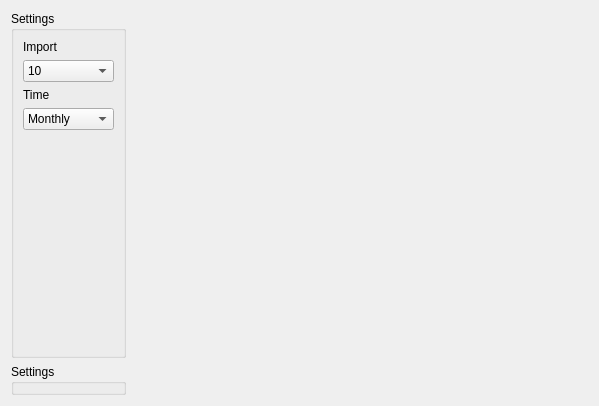
<?xml version="1.0" encoding="UTF-8"?>
<ui version="4.0">
 <class>PlotsStats</class>
 <widget class="QWidget" name="PlotsStats">
  <property name="geometry">
   <rect>
    <x>0</x>
    <y>0</y>
    <width>599</width>
    <height>406</height>
   </rect>
  </property>
  <property name="windowTitle">
   <string>Form</string>
  </property>
  <layout class="QVBoxLayout" name="verticalLayout" stretch="1,1">
   <item>
    <layout class="QHBoxLayout" name="qhl_histograms" stretch="1,2,2">
     <item>
      <widget class="QGroupBox" name="groupBox">
       <property name="title">
        <string>Settings</string>
       </property>
       <layout class="QVBoxLayout" name="verticalLayout_2">
        <item>
         <widget class="QLabel" name="label_2">
          <property name="text">
           <string>Import</string>
          </property>
         </widget>
        </item>
        <item>
         <widget class="QComboBox" name="qcb_plots_histograms_import">
          <property name="currentText">
           <string>10</string>
          </property>
          <item>
           <property name="text">
            <string>10</string>
           </property>
          </item>
          <item>
           <property name="text">
            <string>50</string>
           </property>
          </item>
          <item>
           <property name="text">
            <string>100</string>
           </property>
          </item>
          <item>
           <property name="text">
            <string>200</string>
           </property>
          </item>
          <item>
           <property name="text">
            <string>500</string>
           </property>
          </item>
          <item>
           <property name="text">
            <string>1000</string>
           </property>
          </item>
         </widget>
        </item>
        <item>
         <widget class="QLabel" name="label">
          <property name="text">
           <string>Time</string>
          </property>
         </widget>
        </item>
        <item>
         <widget class="QComboBox" name="qcb_plots_histograms_time">
          <property name="currentIndex">
           <number>1</number>
          </property>
          <item>
           <property name="text">
            <string>Weekly</string>
           </property>
          </item>
          <item>
           <property name="text">
            <string>Monthly</string>
           </property>
          </item>
          <item>
           <property name="text">
            <string>Yearly</string>
           </property>
          </item>
         </widget>
        </item>
        <item>
         <spacer name="verticalSpacer_2">
          <property name="orientation">
           <enum>Qt::Orientation::Vertical</enum>
          </property>
          <property name="sizeHint" stdset="0">
           <size>
            <width>20</width>
            <height>29</height>
           </size>
          </property>
         </spacer>
        </item>
       </layout>
      </widget>
     </item>
     <item>
      <layout class="QVBoxLayout" name="ql_histograms_import"/>
     </item>
     <item>
      <layout class="QVBoxLayout" name="ql_histograms_time"/>
     </item>
    </layout>
   </item>
   <item>
    <layout class="QHBoxLayout" name="ql_box_whiskers" stretch="1,2,2">
     <item>
      <widget class="QGroupBox" name="groupBox_2">
       <property name="title">
        <string>Settings</string>
       </property>
      </widget>
     </item>
     <item>
      <layout class="QVBoxLayout" name="ql_box_whiskers_in"/>
     </item>
     <item>
      <layout class="QVBoxLayout" name="ql_box_whiskers_out"/>
     </item>
    </layout>
   </item>
  </layout>
 </widget>
 <resources/>
 <connections/>
</ui>
